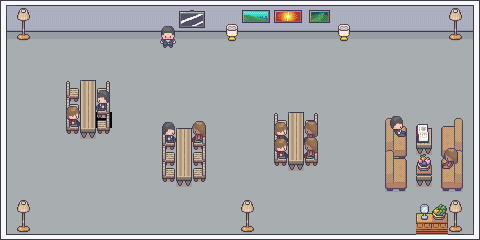

Below is a game level as drawn by its tile map, then a one-line description and the .tmx that defines it (tile-layer data replaced by summaries):
An orthogonal 30x15 tile map with 16x16 px tiles, 5 tile layers (bg, walls, behind, front, ...), 5 tilesets and 45 objects (10x Chair, 7x Light, 6x Guy, 4x Girl, 2x Couch, ...).

<map version="1.10" tiledversion="1.10.2" orientation="orthogonal" renderorder="right-down" width="30" height="15" tilewidth="16" tileheight="16" infinite="0" nextlayerid="11" nextobjectid="186">
 <tileset firstgid="1" name="Interiors_free_16x16" tilewidth="16" tileheight="16" tilecount="1424" columns="16">
  <image source="../images/Interiors_free_16x16.png" trans="ff00ff" width="256" height="1424" />
 </tileset>
 <tileset firstgid="1425" name="Room_Builder_free_16x16" tilewidth="16" tileheight="16" tilecount="391" columns="17">
  <image source="../images/Room_Builder_free_16x16.png" trans="ff00ff" width="272" height="368" />
 </tileset>
 <tileset firstgid="1816" name="Bob_16x16" tilewidth="16" tileheight="16" tilecount="336" columns="24">
  <image source="../images/Bob_16x16.png" trans="ff00ff" width="384" height="224" />
 </tileset>
 <tileset firstgid="2152" name="Alex_16x16" tilewidth="16" tileheight="32" tilecount="168" columns="24">
  <image source="../images/Alex_16x16.png" trans="ff00ff" width="384" height="224" />
 </tileset>
 <tileset firstgid="2320" name="Amelia_16x16" tilewidth="16" tileheight="16" tilecount="336" columns="24">
  <image source="../images/Amelia_16x16.png" trans="ff00ff" width="384" height="224" />
 </tileset>
 <layer id="1" name="bg" width="30" height="15">
  <data>[450 cells, 446 non-empty, 5 distinct tile ids]</data>
 </layer>
 <layer id="4" name="walls" width="30" height="15">
  <data>[450 cells, 130 non-empty, 17 distinct tile ids]</data>
 </layer>
 <layer id="6" name="behind" width="30" height="15">
  <data>[450 cells, 81 non-empty, 46 distinct tile ids]</data>
 </layer>
 <layer id="2" name="front" width="30" height="15">
  <data>[450 cells, 30 non-empty, 21 distinct tile ids]</data>
 </layer>
 <layer id="10" name="npc" width="30" height="15">
  <data>[450 cells, 15 non-empty, 12 distinct tile ids]</data>
 </layer>
 <objectgroup id="3" name="obstacles_obj">
  <object id="107" x="381.385" y="123.254" width="83.1195" height="69.0835" />
  <object id="114" x="448.277" y="8.24891" width="13.92" height="32.9956" />
  <object id="119" x="335.818" y="19.4421" width="16.4963" height="24.1553" />
  <object id="122" x="225.351" y="23.8607" width="13.8451" height="18.5583" />
  <object id="123" x="159.071" y="15.0234" width="17.9692" height="36.5275" />
  <object id="125" x="14.4343" y="5.00781" width="18.5583" height="38.0004" />
  <object id="126" x="13.6999" y="221" width="20.009" height="14.2406" />
  <object id="129" x="238.275" y="222.923" width="18.0862" height="14.7213" />
  <object id="131" x="159.602" y="120.186" width="47.9775" height="67.3624" />
  <object id="139" x="62.6467" y="76.4931" width="49.8134" height="63.8287" />
  <object id="147" x="270.674" y="109.387" width="49.4375" height="61.7558" />
  <object id="184" x="414.281" y="211.125" width="34.7143" height="24.9137" />
  <object id="185" x="447.959" y="223.476" width="15.946" height="10.8371" />
 </objectgroup>
 <objectgroup color="#ff1000" id="9" name="event_obj" tintcolor="#ff0c00">
  <object id="109" type="Guy" x="374.805" y="111.192" width="38.3797" height="39.6956">
   <properties>
    <property name="direction" value="right" />
    <property name="place" value="couch" />
   </properties>
  </object>
  <object id="110" type="Girl" x="432.265" y="169.309" width="39.4763" height="25.6596">
   <properties>
    <property name="direction" value="left" />
    <property name="place" value="couch" />
   </properties>
  </object>
  <object id="112" type="Drink" x="401.781" y="203.084" width="30.4845" height="30.4845" />
  <object id="113" type="Light" x="449.372" y="198.697" width="22.1506" height="33.9935" />
  <object id="116" type="Light" x="440.286" y="7.73335" width="30.1601" height="38.409" />
  <object id="118" type="Gallery" x="239.476" y="8.76447" width="92.2847" height="27.5823" />
  <object id="120" type="Light" x="333.756" y="15.6126" width="21.5041" height="31.2251" />
  <object id="121" type="Light" x="222.406" y="21.5041" width="17.0855" height="21.7987" />
  <object id="124" type="TV" x="146.405" y="7.06984" width="68.0473" height="48.016" />
  <object id="127" type="Light" x="7.47943" y="191.78" width="32.9862" height="42.9588" />
  <object id="130" type="Light" x="231.756" y="195.163" width="29.653" height="39.7476" />
  <object id="137" type="Guy" x="151.845" y="114.461" width="31.674" height="31.4021">
   <properties>
    <property name="direction" value="right" />
    <property name="place" value="chair" />
   </properties>
  </object>
  <object id="138" type="Girl" x="185.83" y="113.918" width="29.0911" height="31.9458">
   <properties>
    <property name="direction" value="left" />
    <property name="place" value="chair" />
   </properties>
  </object>
  <object id="143" type="Guy" x="55.5546" y="113.304" width="27.8617" height="30.3946">
   <properties>
    <property name="direction" value="right" />
    <property name="place" value="chair" />
   </properties>
  </object>
  <object id="144" type="Guy" x="87.6378" y="98.4448" width="30.2258" height="15.8727">
   <properties>
    <property name="direction" value="left" />
    <property name="place" value="chair" />
   </properties>
  </object>
  <object id="146" type="Light" x="7.82457" y="5.97138" width="33.9751" height="43.8587" />
  <object id="150" type="Girl" x="298.76" y="130.41" width="27.2645" height="11.4971">
   <properties>
    <property name="direction" value="left" />
    <property name="place" value="chair" />
   </properties>
  </object>
  <object id="151" type="Guy" x="263.94" y="130.574" width="30.8779" height="11.1686">
   <properties>
    <property name="direction" value="right" />
    <property name="place" value="chair" />
   </properties>
  </object>
  <object id="152" type="Guy" x="263.94" y="143.385" width="31.6991" height="31.3706">
   <properties>
    <property name="direction" value="right" />
    <property name="place" value="chair" />
   </properties>
  </object>
  <object id="153" type="Girl" x="297.446" y="143.385" width="28.25" height="31.3706">
   <properties>
    <property name="direction" value="left" />
    <property name="place" value="chair" />
   </properties>
  </object>
  <object id="157" type="Couch" x="444.531" y="133.359" width="5.86195" height="5.04779">
   <properties>
    <property name="direction" value="left" />
   </properties>
  </object>
  <object id="158" type="Couch" x="396.659" y="168.531" width="5.37346" height="5.04779">
   <properties>
    <property name="direction" value="right" />
   </properties>
  </object>
  <object id="173" type="Chair" x="191.08" y="159.565" width="16.8172" height="16.1551">
   <properties>
    <property name="direction" value="left" />
   </properties>
  </object>
  <object id="174" type="Chair" x="159.63" y="160.061" width="16.4607" height="15.9343">
   <properties>
    <property name="direction" value="right" />
   </properties>
  </object>
  <object id="175" type="Chair" x="191.986" y="143.978" width="15.5025" height="15.9572">
   <properties>
    <property name="direction" value="left" />
   </properties>
  </object>
  <object id="176" type="Chair" x="160.084" y="143.972" width="15.9041" height="16.1127">
   <properties>
    <property name="direction" value="right" />
   </properties>
  </object>
  <object id="177" type="Chair" x="64.0377" y="79.9831" width="15.9454" height="16.0735">
   <properties>
    <property name="direction" value="right" />
   </properties>
  </object>
  <object id="178" type="Chair" x="96.0566" y="79.9831" width="15.9454" height="15.8814">
   <properties>
    <property name="direction" value="left" />
   </properties>
  </object>
  <object id="179" type="Chair" x="96.0129" y="111.964" width="15.951" height="16.0124">
   <properties>
    <property name="direction" value="left" />
   </properties>
  </object>
  </objectgroup>
</map>
<!-- 3 of 45 objects omitted -->
